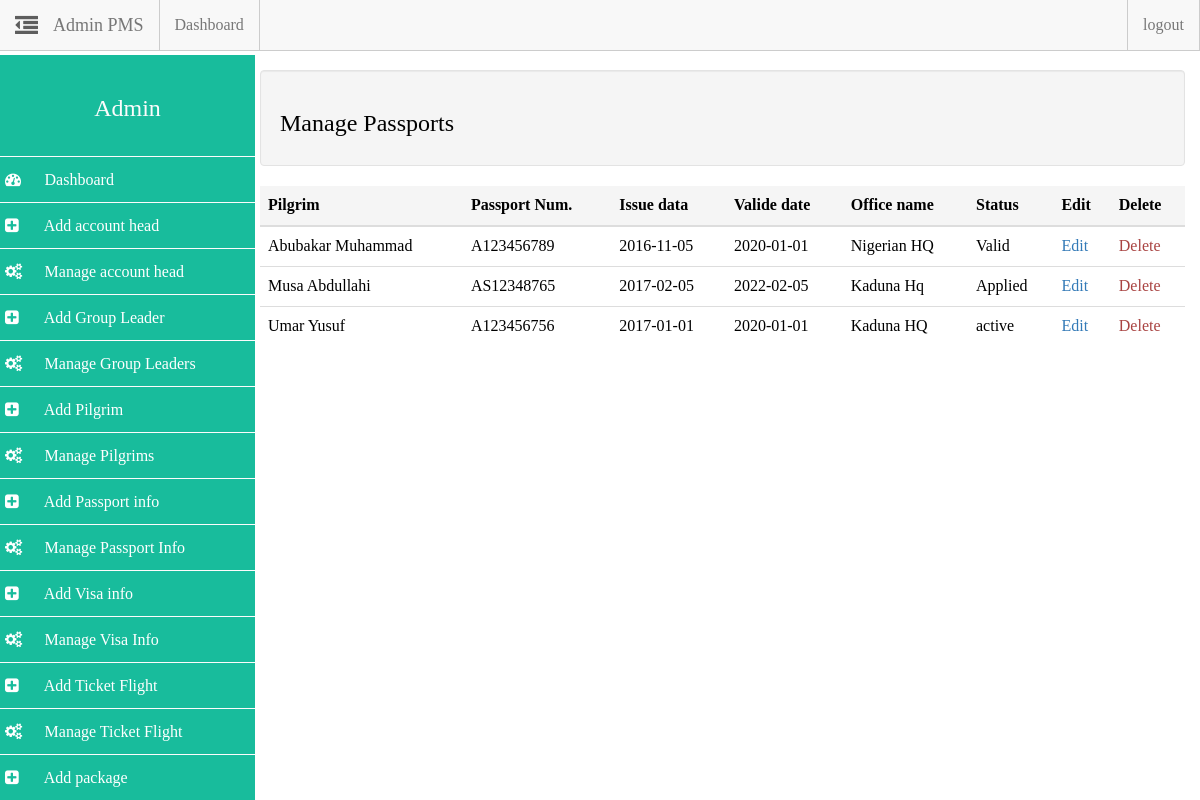
Page /admin/admin.php?action=manage_passports (signed in) on the committed database.
### tables this page shows
CREATE TABLE `passport_info` (
  `pp_slno` int(11) NOT NULL,
  `pilgrim_id` int(12) NOT NULL,
  `pp_num` varchar(22) NOT NULL,
  `pp_valid_date` date NOT NULL,
  `pp_issue_date` date NOT NULL,
  `pp_office_name` varchar(22) NOT NULL,
  `pp_status` varchar(20) NOT NULL
);

CREATE TABLE `pilgrim_info` (
  `pilgrim_id` int(14) NOT NULL,
  `p_name` varchar(255) DEFAULT NULL,
  `p_mobile` varchar(22) DEFAULT NULL,
  `p_mail` varchar(40) DEFAULT NULL,
  `p_address` varchar(200) DEFAULT NULL,
  `p_mstatus` varchar(22) DEFAULT NULL,
  `p_occupation` varchar(22) DEFAULT NULL,
  `p_age` varchar(22) DEFAULT NULL,
  `p_sex` varchar(22) DEFAULT NULL,
  `p_dob` date DEFAULT NULL,
  `p_police_station` varchar(33) DEFAULT NULL,
  `p_district` varchar(33) DEFAULT NULL,
  `p_fathers_name` varchar(100) DEFAULT NULL,
  `p_mother_name` varchar(100) DEFAULT NULL,
  `p_spouse_name` varchar(100) DEFAULT NULL,
  `p_mahrims_name` varchar(100) DEFAULT NULL,
  `p_nid_no` varchar(22) DEFAULT NULL,
  `p_img` text,
  `p_nationality` varchar(33) DEFAULT NULL,
  `gl_id` int(11) DEFAULT NULL,
  `username` varchar(255) NOT NULL,
  `password` varchar(255) NOT NULL
);

### admin/includes/manage_passports.php (the view)
<div class="row">
	<div class="col-md-12">
		<div class="well">
			<h3>Manage Passports</h3>
		</div>
	</div>
</div>
<?php $q = mysqli_query($dbc, "SELECT * FROM passport_info"); ?>
<div class="row">
	<div class="col-md-12">
		<?php if (mysqli_num_rows($q) > 0): ?>
			<table class="table">
				<thead>
					<tr class="active">
						<th>Pilgrim</th>
						<th>Passport Num.</th>
						<th>Issue data</th>
						<th>Valide date</th>
						<th>Office name</th>
						<th>Status</th>
						<th>Edit</th>
						<th>Delete</th>
					</tr>
				</thead>
				<tbody>
					<?php while($row = mysqli_fetch_array($q)): ?>
					<tr>
						<td>
							<?php
								$gp = mysqli_query($dbc, "SELECT p_name FROM pilgrim_info WHERE pilgrim_id=".$row["pilgrim_id"]);
								$arr = mysqli_fetch_array($gp);
								echo $arr["p_name"];
							?>
						</td>
						<td><?php  echo $row["pp_num"]; ?></td>
						<td><?php  echo $row["pp_issue_date"]; ?></td>
						<td><?php  echo $row["pp_valid_date"]; ?></td>
						<td><?php  echo $row["pp_office_name"]; ?></td>
						<td><?php  echo $row["pp_status"]; ?></td>
						<td><a href="admin.php?action=edit_passport&id=<?php echo $row['pp_slno'] ?>">Edit</a></td>
						<td><a class="text-danger" href="admin.php?action=delete_passport&id=<?php echo $row['pp_slno'] ?>">Delete</a></td>
					</tr>
					<?php endwhile; ?>
				</tbody>
			</table>
		<?php endif ?>
	</div>
</div>

### assets/css/styles.css (style rules this page uses)
html { color: #222; font-size: 1em; line-height: 1.4; }
body { padding-top: 55px; font-family: ubuntu; font-size: 100%; color: #000 !important; }

### assets/css/sidebar.css (style rules this page uses)
* { box-sizing: border-box; -webkit-box-sizing: border-box; -moz-box-sizing: border-box; }
body { padding-top: 55px; }

### rows in the picture
passport_info: pilgrim.p_name "Abubakar Muhammad", pp_num "A123456789", pp_issue_date "2016-11-05", pp_valid_date "2020-01-01", pp_office_name "Nigerian HQ", pp_status "Valid"
passport_info: pilgrim.p_name "Musa Abdullahi", pp_num "AS12348765", pp_issue_date "2017-02-05", pp_valid_date "2022-02-05", pp_office_name "Kaduna Hq", pp_status "Applied"
passport_info: pilgrim.p_name "Umar Yusuf", pp_num "A123456756", pp_issue_date "2017-01-01", pp_valid_date "2020-01-01", pp_office_name "Kaduna HQ", pp_status "active"
